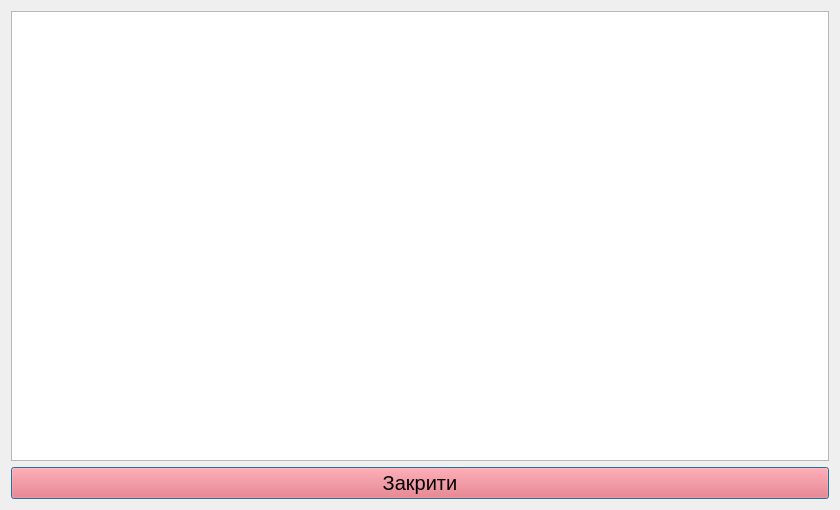
<?xml version="1.0" encoding="UTF-8"?>
<ui version="4.0">
 <class>GuestBookingDialog</class>
 <widget class="QDialog" name="GuestBookingDialog">
  <property name="geometry">
   <rect>
    <x>0</x>
    <y>0</y>
    <width>840</width>
    <height>510</height>
   </rect>
  </property>
  <property name="windowTitle">
   <string>Dialog</string>
  </property>
  <layout class="QGridLayout" name="gridLayout">
   <item row="0" column="0">
    <widget class="QTableView" name="tableView"/>
   </item>
   <item row="1" column="0">
    <widget class="QPushButton" name="pbClose">
     <property name="font">
      <font>
       <pointsize>15</pointsize>
      </font>
     </property>
     <property name="styleSheet">
      <string notr="true">background: #fd5c63</string>
     </property>
     <property name="text">
      <string>Закрити</string>
     </property>
    </widget>
   </item>
  </layout>
 </widget>
 <resources/>
 <connections/>
</ui>
